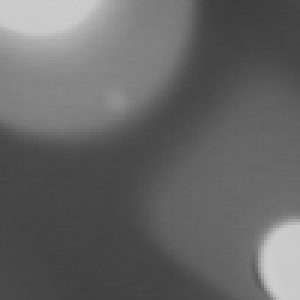
#> input picture listings/images/small_wheel.png, 100 x 100 px (shown 3 times larger)
$ python ex-5.5.py   (older library calls are emulated)
#> lines starting #> are read from the running program, lines starting #| are printed output that depends on the picture; after the words box and inside, x2 and y2 are one past the last pixel; in counts of white or black regions, pixels touching at a corner belong together
### pyxvis/processing/images.py
"""
This module contains all the methods used for image processing.

"""

__author__ = 'Christian Pieringer'
__created__ = '2019.05.26'

import numpy as np
from cv2 import filter2D, CV_64F
from cv2 import GaussianBlur, medianBlur
from skimage.feature import canny
from scipy.signal import convolve2d

from .helpers import kfunctions as kfunc
# from pyxvis.processing.helpers import kfunctions as kfunc


# [45 lines left out: functions dual_energy, shading, not called in this run]


def fspecial(kernel_name, size=3, sigma=1.0):
    """
    This method mimic the 'fspecial' gaussian MATLAB function to create
    special kernel functions used in computer vision.

    Reference: https://src-bin.com/en/q/1064ef9

    :param kernel_name: a string to define the type of window:
                'sobel': Sobel kernel
                'prewitt': Prewitt kernel
                'gaussian': standard Gaussian window
                'log': Laplacian of Gaussian Kernel

    :param size: integer to define the length of the window
    :param sigma: a float number to define the sigma of the kernel
    """

    _kernel_kwarg = {
        'sobel': kfunc.sobel_kernel,
        'prewitt': kfunc.prewitt_kernel,
        'gaussian': kfunc.gaussian_kernel,
        'log': kfunc.log_kernel
    }

    # _img_generate kernel function
    kernel = _kernel_kwarg[kernel_name](size, sigma)

    return kernel


# def bwareaopen(img, area, connectivity=4):
#     """
#     This method emulate the behavior of the Matlab(c) 'bwareaopen'.
#
#     :param img: a binary ndarray that holds
#     :param area:
#     :param connectivity:
#
#     :returns: a binary ndarray with the result
#
#     """
#     num_labels, labels, stats, centroids = connectedComponentsWithStats(
#         img.astype(np.uint8), connectivity)
#     bw_labels = np.zeros_like(labels, dtype=np.uint8)
#
#     # Loop throught labels and remove areas according to the size
#     #     areas = stats[1:, cv.CC_STAT_AREA]  #[s[4] for s in stats]
#     #     print(areas[areas > area])
#     #     sorted_idx = np.argsort(areas)
#
#     for idx in range(1, num_labels - 1):
#         x, y, w, h, size = stats[idx, :]
#
#         if size > area:
#             bw_labels[labels == idx] = 1
#
#     return bw_labels


def im_grad(img, kernel):
    """
    This method compute the gradient of a image 'img'. It uses the OpenCV
    function "filter2D". In the filter function 'same' is the default and the
    only one option.

    :param img: a uint8 input image.
    :param kernel: a kernel as nd-array. Commonly used kernels are Prewitt,
                    _img_gaussians, or Sobel.

    :returns: The images of magnitude (mag) and angle (angle).

    """

    # TODO: check arguments

    gradi = filter2D(img.astype('double'), CV_64F, kernel)
    gradj = filter2D(img.astype('double'), CV_64F, kernel.T)

    mag = np.sqrt(gradi ** 2 + gradj ** 2)
    angle = np.arctan2(gradj, gradi)

    return mag, angle


# [122 lines left out: functions linimg, im_median, im_gaussian, im_equalization, im_average, hist_forceuni, not called in this run]


class Edge:
    """
    This class implements methods for edge detection required for examples used
    in the book.
    """

    def __init__(self, _method, _thres=None, _sigma=1.0):
        """
        Args:
            method (str): It defines the detector method:
                'log': Laplacian of Gaussian
                'canny': Canny edge detection
            thres (float): It defines the threshold to noise supression
            sigma (float): It specifies the scale of the kernel
        """

        _valid_methods = ['log', 'canny', 'sobel']

        super().__init__()

        # Check input parameters
        if _method not in _valid_methods:
            raise ValueError('{} is not a valid method for edge detection.'.format(_method))

        self.method = _method
        self.thres = _thres
        self.sigma = _sigma
        self._returns = None  # Keep track outputs

    def detect_zero_crossing(self, edges):
        """
        Performs zero crossing detection.

        Args:
            edges (float ndarray): input image in edges

        Return:
            out_img (ndarray): image of edges.
        """

        # def any_neighbor_zero(img, i, j):
        #     """
        #     This function verifies neighborhood around boundary pixels.
        #
        #     """
        #     for k in range(-1, 2):
        #         for l in range(-1, 2):
        #             if img[i + k, j + k] == 0:
        #                 return True
        #     return False
        #
        # # Makes a copy of the original image and
        # # marks as 1 pixels greater that 0.
        # _edges = edges.copy()
        # _edges[_edges > self.thres] = 1
        # _edges[_edges <= self.thres] = 0
        #
        # # _edges = np.abs(_edges)
        # # _edges = _edges > self.thres
        #
        # # print(np.max(_edges), np.min(_edges))
        #
        # out_img = np.zeros(_edges.shape)
        #
        # for i in range(1, _edges.shape[0] - 1):
        #     for j in range(1, _edges.shape[1] - 1):
        #         if _edges[i, j] > 0 and any_neighbor_zero(_edges, i, j):
        #             out_img[i, j] = 1

        # Check zero crossing four directions and aggregate the output.
        out = np.diff(np.sign(edges), prepend=np.ones((edges.shape[0], 1)), axis=1) != 0
        out = np.bitwise_or(out, np.diff(np.sign(edges), prepend=np.ones((1, edges.shape[1])), axis=0) != 0)
        out = np.bitwise_or(out, (np.diff(np.sign(edges)[:, ::-1], prepend=np.ones((1, edges.shape[1])), axis=0) != 0)[:, ::-1])
        out = np.bitwise_or(out, (np.diff(np.sign(edges)[::-1, :], prepend=np.ones((1, edges.shape[1])), axis=0) != 0)[::-1, :])
        # Check gradients is on the threshold.

        grads_diff = np.abs(np.diff(edges, prepend=np.ones((edges.shape[0], 1)), axis=1)) > self.thres
        grads_diff = np.bitwise_or(grads_diff, np.abs(np.diff(edges, prepend=np.ones((1, edges.shape[0])), axis=0)) > self.thres)
        # [6 lines of commented-out code are left out]

        out_img = np.bitwise_and(out, grads_diff)

        return out_img

    def fit(self, img):
        """
        This method detect edges in an image. Method must be choose during class
        instantiation.

        Args:
            img: input image in numpy array format.

        Returns:
            None
        """

        self._returns = dict()
        self._returns.update({'edges': None})

        if self.method == 'log':
            _ksize = int(2 * np.ceil(3 * self.sigma) + 1)
            _log_kernel = fspecial(self.method, _ksize, self.sigma)
            _log = filter2D(img.astype('double'), CV_64F, _log_kernel)
            _log = _log / np.sum(_log.flatten())  # Normalize gradients to sum 0
            _edges = self.detect_zero_crossing(_log)

            self._returns.update({'kernel': _log_kernel})  # Keep used kernel

        elif self.method == 'canny':
            """
            Canny edge detector. This option implement a wrapper to apply the
            scikit image implementation for this edge detector. It present an
            interface with similar parameters to the MATLAB version.
            """
            _edges = canny(
                img.astype('double'),
                sigma=self.sigma,
                low_threshold=self.thres,
                high_threshold=self.thres / 0.4
            )

        # Keep the output if does exists
        self._returns.update({'edges': _edges})

    @property
    def edges(self):
        return self._returns['edges']

    @property
    def kernel(self):
        return self._returns['kernel'] if self.method != 'canny' else None


# [58 lines left out: function res_minio, not called in this run]

# Added by D.Mery on June, 2nd, 2020

from scipy.ndimage.filters import convolve

def conv2(x, y, mode='same'):
    """
    Emulate the function conv2 from Mathworks.

    Args:
        x:
    Usage:

    z = conv2(x,y,mode='same')

    TODO:
     - Support other modes than 'same' (see conv2.m)
    """

    if not(mode == 'same'):
        raise Exception("Mode not supported")

    # Add singleton dimensions
    if (len(x.shape) < len(y.shape)):
        dim = x.shape
        for i in range(len(x.shape),len(y.shape)):
            dim = (1,) + dim
        x = x.reshape(dim)
    elif (len(y.shape) < len(x.shape)):
        dim = y.shape
        for i in range(len(y.shape),len(x.shape)):
            dim = (1,) + dim
        y = y.reshape(dim)

    origin = ()

    # Apparently, the origin must be set in a special way to reproduce the results of scipy.signal.convolve and Matlab.
    for i in range(len(x.shape)):
        if ( (x.shape[i] - y.shape[i]) % 2 == 0 and
             x.shape[i] > 1 and
             y.shape[i] > 1):
            origin = origin + (-1,)
        else:
            origin = origin + (0,)

    z = convolve(x, y, mode='constant', origin=origin)

    return z


def gradlog(img, sigma, th):
    """
    Edge detection using LoG and gradient.

    Args:
        img (ndarray): input image
        sigma (float): sigma parameters for Edge instance
        th (float): threshold

    Returns:
        edge (ndarray): edge detection. It is or(E_log, E_grad), where E_log is edge detection using LoG, and E_grad is
                        edge detection using gradient of I thresholding by th. Gradient of I is computed after Gaussian
                        low pass filtering (using sigma).
    """
    detector = Edge('log', 1e-10, sigma)
    detector.fit(img)
    elog = detector.edges
    hsize = np.round((8.5 * sigma) / 2) * 2 + 1
    g = kfunc.gaussian_kernel(hsize, sigma)
    kernel = np.array([-1.0, 1.0])
    h = conv2(g, kernel)
    grad, _ = im_grad(img,h)
    egrad = grad > th
    edge = egrad | elog

    return edge

# vim: set ts=4 sts=4 sw=4 expandtab smartindent:
#
# This file was originally part of the octave-forge project
# Ported to python by Luis Pedro Coelho <luis@luispedro.org> (February 2008)
# Copyright (C) 2006       Soren Hauberg
# Copyright (C) 2008-2010  Luis Pedro Coelho (Python port)
#
# This program is free software; you can redistribute it and/or modify
# it under the terms of the GNU General Public License as published by
# the Free Software Foundation; either version 2, or (at your option)
# any later version.
#
# This program is distributed in the hope that it will be useful, but
# WITHOUT ANY WARRANTY; without even the implied warranty of
# MERCHANTABILITY or FITNESS FOR A PARTICULAR PURPOSE.  See the GNU
# General Public License for more details.
#
# You should have received a copy of the GNU General Public License
# along with this file.  If not, see <http://www.gnu.org/licenses/>.

# changed by skimage.segmentation.find_boundaries
#def bwperim(bw, n=4):
#    """
#    Find the perimeter of objects in binary images. A pixel is part of an object perimeter if its value is one and
#    there is at least one zero-valued pixel in its neighborhood. By default the neighborhood of a pixel is 4 nearest
#    pixels, but if `n` is set to 8 the 8 nearest pixels will be considered.
#
#    Args:
#        bw (ndarray): the input binary image
#        n (int): Connectivity. Must be 4 or 8 (default: 4)
#
#    Returns:
#        perim (bool): A binary image with the perimeter of the input mask.
#
#    Raises:
#        ValueError: Not valid values for n. Method requires that n be 4 or 8.
#    """
#    if n not in (4, 8):
#        raise ValueError('bwperim: Not valid value for n. Method expect n equals to 4 or 8.')
#
#    rows,cols = bw.shape
#
#    # Translate image by one pixel in all directions
#    north = np.zeros((rows,cols))
#    south = np.zeros((rows,cols))
#    west = np.zeros((rows,cols))
#    east = np.zeros((rows,cols))
#
#    north[:-1,:] = bw[1:,:]
#    south[1:,:]  = bw[:-1,:]
#    west[:,:-1]  = bw[:,1:]
#    east[:,1:]   = bw[:,:-1]
#    idx = (north == bw) & \
#          (south == bw) & \
#          (west  == bw) & \
#          (east  == bw)
#
#    if n == 8:
#        north_east = np.zeros((rows, cols))
#        north_west = np.zeros((rows, cols))
#        south_east = np.zeros((rows, cols))
#        south_west = np.zeros((rows, cols))
#        north_east[:-1, 1:]   = bw[1:, :-1]
#        north_west[:-1, :-1] = bw[1:, 1:]
#        south_east[1:, 1:]     = bw[:-1, :-1]
#        south_west[1:, :-1]   = bw[:-1, 1:]
#        idx &= (north_east == bw) & \
#               (south_east == bw) & \
#               (south_west == bw) & \
#               (north_west == bw)
#
#    return ~idx * bw
#

### pyxvis/features/extraction.py
import numpy as np
import pandas as pd
import cv2
import matplotlib.pyplot as plt
from scipy.ndimage.morphology import binary_dilation as imdilate
from scipy.fftpack import dct
from skimage.segmentation import find_boundaries
from pybalu.feature_extraction import lbp_features # > pip3 install scipy==1.2
from pybalu.feature_extraction import gabor_features # > pip3 install scipy==1.2
from pybalu.feature_extraction import haralick_features # > pip3 install scipy==1.2
from pybalu.feature_extraction import fourier_features # > pip3 install scipy==1.2
from pybalu.feature_extraction import hog_features # > pip3 install scipy==1.2
from pybalu.feature_extraction import basic_int_features # > pip3 install scipy==1.2
from pybalu.feature_extraction import basic_geo_features # > pip3 install scipy==1.2
from pybalu.feature_extraction import fourier_des_features # > pip3 install scipy==1.2
from pybalu.feature_extraction import hugeo_features # > pip3 install scipy==1.2
from pybalu.feature_extraction import flusser_features # > pip3 install scipy==1.2
from pybalu.feature_extraction import gupta_features # > pip3 install scipy==1.2
from pybalu.img_processing import segbalu # > pip3 install scipy==1.2
from pyxvis.processing.images import Edge, im_grad
from pyxvis.processing.helpers.kfunctions  import gaussian_kernel
from pyxvis.processing.segmentation import seg_bimodal
from pyxvis.io.misc import dirfiles
from pyxvis.io.plots import get_image


def extract_features(fx, img=None, bw=None):
    # img grayscale image, bw binary image
    # check if I2 is a binary image (segmented region)
    if type(fx)==str:
        fx = [fx]
    n = len(fx)
    for i in range(n):
        X = extract_features_image(fx[i], img=img, bw=bw)
        if i == 0:
            Xf = X
        else:
            Xf = np.concatenate((Xf,X))
    features = np.asarray(Xf)
    return features


def extract_features_image(fxi, img=None, bw=None):
    # img grayscale image, bw binary image
    # check if I2 is a binary image (segmented region)
    if fxi == 'lbp':
        X = lbp_features(img, region=bw, hdiv=1, vdiv=1, mapping='nri_uniform')
    elif fxi == 'lbp-ri':
        X = lbp_features(img, region=bw,hdiv=1, vdiv=1, mapping='uniform')
    elif fxi == 'gabor':
        nr = 8
        nd = 8
        X = gabor_features(img, region=bw,rotations=nr, dilations=nd)
    elif fxi == 'gabor-ri':
        nr = 8
        nd = 8
        Y = gabor_features(img, region=bw,rotations=nr, dilations=nd)
        X = np.zeros((nd+3,))

        for j in range(nd):
            X[j] = np.sum(X[j*nr:(j+1)*nr-1])
        X[nr] = Y[nr*nd]
        X[nr+1] = Y[nr*nd+1]
        X[nr+2] = Y[nr*nd+2]
    elif fxi == 'hog':
        X = hog_features(img, region=bw, v_windows=1, h_windows=1, n_bins=9,
                         normalize=False, labels=False, show=False)
    elif fxi == 'haralick-1':
        X     = haralick_features(img, region=bw,distance=1)
    elif fxi == 'haralick-2':
        X     = haralick_features(img, region=bw,distance=2)
    elif fxi == 'haralick-3':
        X     = haralick_features(img, region=bw,distance=3)
    elif fxi == 'haralick-5':
        X     = haralick_features(img, region=bw,distance=5)
    elif fxi == 'haralick-7':
        X     = haralick_features(img, region=bw,distance=7)
    elif fxi == 'fourier':
        X     = fourier_features(img, region=bw)
    elif fxi == 'basicint':
        X     = basic_int_features(img, region=bw)
    elif fxi == 'clp':
        X     = clp_features(img)
    elif fxi == 'contrast':
        X     = contrast_features(img, region=bw)
    elif fxi == 'dct':
        X     = dct_features(img, region=bw)
    elif fxi == 'basicgeo':
        X = basic_geo_features(bw)
    elif fxi == 'centroid':
        f = basic_geo_features(bw)
        X = f[0:2]
    elif fxi == 'fourierdes':
        X = fourier_des_features(bw)
    elif fxi == 'flusser':
        X = flusser_features(bw)
    elif fxi == 'gupta':
        X = gupta_features(bw)
    elif fxi == 'hugeo':
        X = hugeo_features(bw)
    elif fxi == 'ellipse':
        X = ellipse_features(bw)
    else:
        print('ERROR: ' + fxi + ' does not exist as geometric feature extraction method.')
    features = np.asarray(X)
    return features


# [228 lines left out: functions extract_features_dir, extract_features_labels, fourier_features, dct_features, fit_ellipse, ellipse_features and 3 more, not called in this run]

### pyxvis/processing/helpers/kfunctions.py
"""
This module contains a collection of special functions use generally in
2D filtering task.

"""

__author__ = 'Christian Pieringer'
__created__ = '2020.01.14'

import numpy as np


# [23 lines left out: functions prewitt_kernel, sobel_kernel, not called in this run]


def gaussian_kernel(size, sigma, *args):
    """
    This method creates a symmetric Gaussian kernel.

    :param sigma: float number that defines the width of the Gaussian
            distribution
    :param size: inf number to specify the size of the kernel.
            Typical numbers 3, 5, 9, 11.
    """
    x, y = np.mgrid[-size // 2 + 1:size // 2 + 1,
           -size // 2 + 1:size // 2 + 1]

    kernel = np.exp(-((x ** 2 + y ** 2) / (2.0 * sigma ** 2)))
    kernel = kernel / kernel.sum()

    return kernel.astype('double')


def log_kernel(size, sigma, *args):
    """
    This option creates a Laplacian of Gaussian Kernel centered at
    the middle of the kernel

    :param size: integer value to define the size of the kernel.
    :param sigma: float value for the scale factor.
    :returns: a numpy array with the LoG kernel.

    """

    x, y = np.meshgrid(np.arange(-size - 1 / 2 + 1, size - 1 / 2 + 1),
                       np.arange(-size - 1 / 2 + 1, size - 1 / 2 + 1))

    # [6 lines of commented-out code are left out]

    kernel = x ** 2 + y ** 2
    kernel = (-1 / (np.pi * sigma ** 4)) * (
                1 - kernel / (2 * sigma ** 2)) * np.exp(
        -kernel / (2 * sigma ** 2))

    # Normalize ensuring 0 DC. See Peter Kovesi's Toolbox
    kernel = kernel - np.mean(kernel.flatten())

    return kernel

### listings/chapter_05/ex-5.5.py
import numpy as np
import matplotlib.pyplot as plt
from pyxvis.processing.images import gradlog
from skimage.measure import label
from pyxvis.features.extraction import extract_features

img    = plt.imread('../images/small_wheel.png')  # input image with a defect
#> img is the input picture: shape (100, 100) float32; min 0.243, max 0.808, mean 0.397
(N,M)  = img.shape
#> N = 100; M = 100
e      = gradlog(img,1.25,4/250)
#> in detect_zero_crossing, `out = np.diff(np.sign(edges), prepend=np.ones((edges.shape[0], 1)), ax..`:
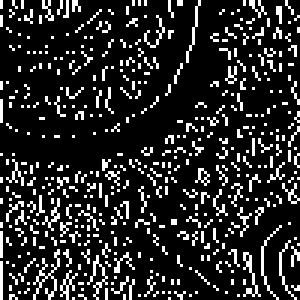
#> out: shape (100, 100) bool (shown 3 times larger); 15.8% white in thin lines or dots
#> in detect_zero_crossing, `out = np.bitwise_or(out, np.diff(np.sign(edges), prepend=np.ones((1, e..`: out: shape (100, 100) bool; 31.9% white in thin lines or dots
#> in detect_zero_crossing, `out = np.bitwise_or(out, (np.diff(np.sign(edges)[::-1, :], prepend=np...`: out: shape (100, 100) bool; 45.6% white in thin lines or dots
#> in detect_zero_crossing, `grads_diff = np.abs(np.diff(edges, prepend=np.ones((edges.shape[0], 1)..`: grads_diff: shape (100, 100) bool; 99% white; black in thin lines or dots, all inside (x1, y1, x2, y2) = (1, 0, 2, 100)
#> in detect_zero_crossing, `grads_diff = np.bitwise_or(grads_diff, np.abs(np.diff(edges, prepend=n..`:
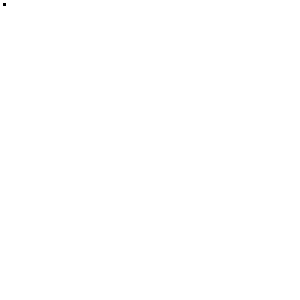
#> grads_diff: shape (100, 100) bool (shown 3 times larger); 100% white; black in thin lines or dots, all inside (x1, y1, x2, y2) = (1, 1, 2, 2)
#> in im_grad, `gradi = filter2D(img.astype('double'), CV_64F, kernel)`:
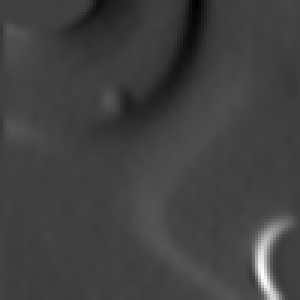
#> gradi: shape (100, 100) float64 (shown 3 times larger); min -0.0344, max 0.102, mean 0.000603; drawn with min black and max white
#> in im_grad, `gradj = filter2D(img.astype('double'), CV_64F, kernel.T)`:
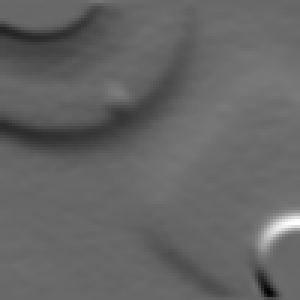
#> gradj: shape (100, 100) float64 (shown 3 times larger); min -0.0496, max 0.0712, mean -0.00173; drawn with min black and max white
#> in im_grad, `angle = np.arctan2(gradj, gradi)`:
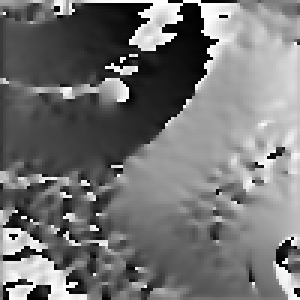
#> angle: shape (100, 100) float64 (shown 3 times larger); min -3.14, max 3.14, mean -0.287; drawn with min black and max white
#> in gradlog, `egrad = grad > th`: egrad: shape (100, 100) bool; 11.5% white; 3 white regions, box (x1, y1, x2, y2) and area: (0, 0, 69, 49) 606, (0, 0, 41, 19) 310, (84, 70, 100, 100) 229
#> in gradlog, `edge = egrad | elog`:
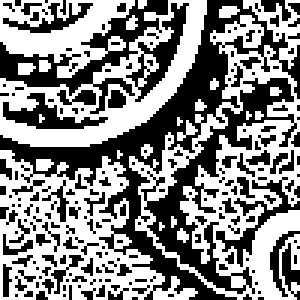
#> edge: shape (100, 100) bool (shown 3 times larger); 53.2% white; 208 black regions (190 under 20 px), largest, box (x1, y1, x2, y2) and area: (0, 0, 100, 100) 1521, (47, 26, 99, 98) 795, (0, 0, 56, 38) 497
L      = label(~e)         # labeling of objects
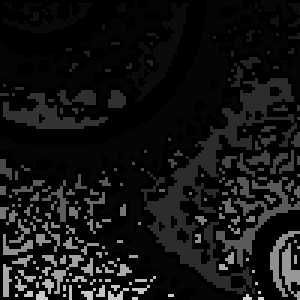
#> L: shape (100, 100) int32 (shown 3 times larger); min 0, max 208, mean 20.3
n      = np.max(L)         # number of detected objects
#> n = 208

K1     = np.zeros((N,M), dtype=bool)
K2     = np.zeros((N,M), dtype=bool)
# Analysis of each segmented object
for i in range(n):
    R = (L == i)                             # binary image of object i
#> (the run stopped early here; a loop or call above may not have finished)
